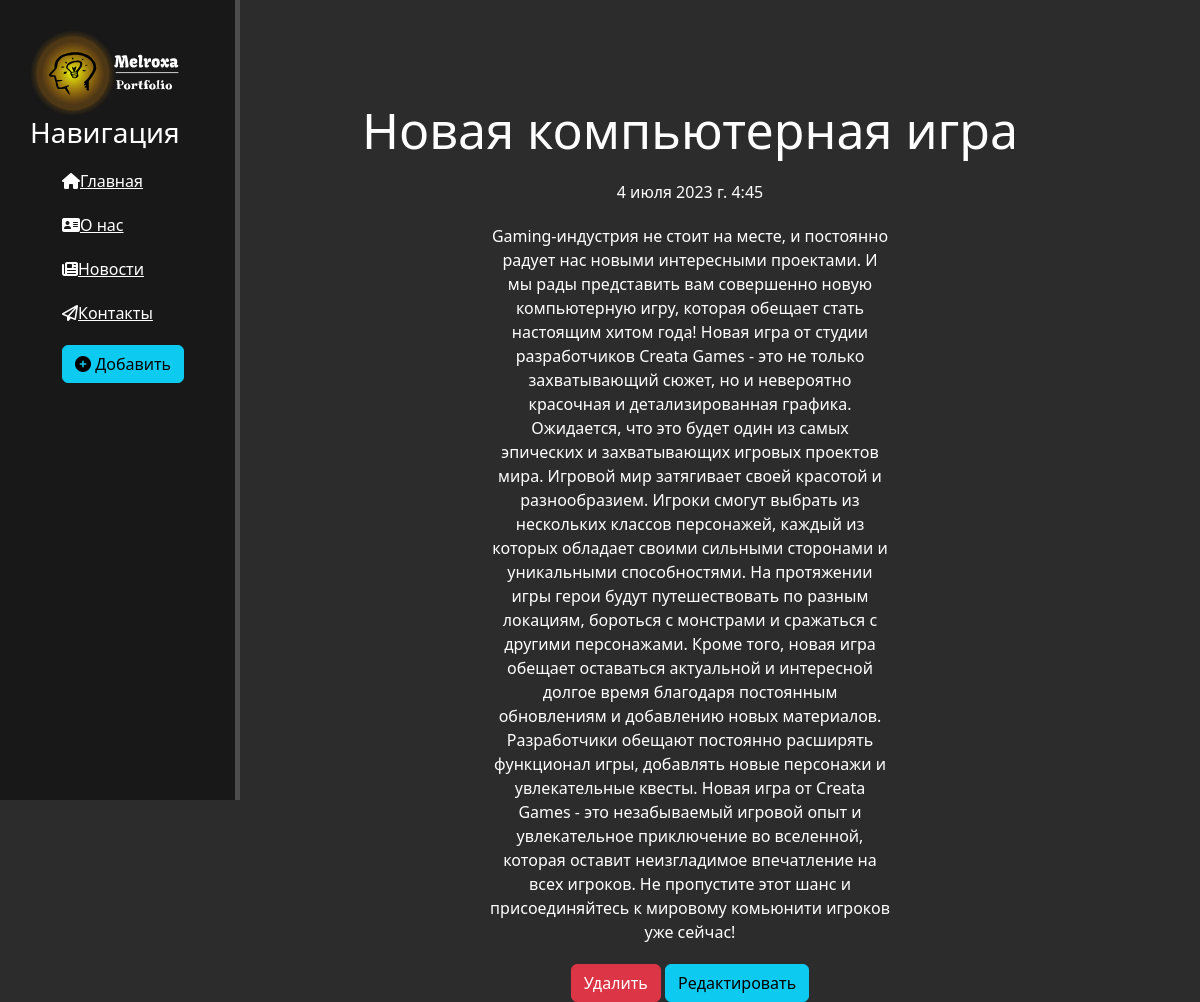
The page /news/2 on the database its author committed.
### news/models.py (models this page shows, shortened)
class Articles(models.Model):
    title = models.CharField('Название', max_length=100, default=20)
    anons = models.CharField('Анонс', max_length=250, default=20)
    full_text = models.TextField('Статья')
    date = models.DateTimeField('Дата публикации')
    class Meta:
        verbose_name = 'Новость'
        verbose_name_plural = 'Новости'

### news/views.py (the view)
# urls.py: path('<int:pk>', views.NewsDetailView.as_view(), name='news-detail'),
class NewsDetailView(DetailView):
    model = Articles
    template_name = 'news/detail_view.html'
    context_object_name = 'article'

### news/templates/news/detail_view.html (shortened to what this page needs)
{% extends 'main/base.html' %}
{% block content %}
    <div class="features">
        <h1>{{ article.title }}</h1>
        <p>{{ article.date }}</p>
        <p>{{ article.full_text }}</p>
        <a href="{% url 'news-delete' article.id %}" class="btn btn-danger">Удалить</a>
        <a href="{% url 'news-update' article.id %}" class="btn btn-info">Редактировать</a>
    </div>
{% endblock %}

### main/static/main/css/main.css (style rules this page uses)
body { background: #2c2c2c; }
main .features { float: left; color: white; margin-top: 100px; text-align: center; width: 75%; }
main .features h1 { font-size: 50px }
main .features p { max-width: 400px; margin: 20px auto; }

### rows shown on the page
Articles: title "Новая компьютерная игра", date "4 июля 2023 г. 4:45", full_text "Gaming-индустрия не стоит на месте, и постоянно радует нас новыми интересными проектами. И мы рады представить вам совершенно новую компьютерную игру, которая обещает стать настоящим хитом года! Новая игра от студии разработчиков Creata Games - это не только захватывающий сюжет, но и невероятно красочная и детализированная графика. Ожидается, что это будет один из самых эпических и захватывающих игровых проектов мира. Игровой мир затягивает своей красотой и разнообразием. Игроки смогут выбрать из нескольких классов персонажей, каждый из которых обладает своими сильными сторонами и уникальными способностями. На протяжении игры герои будут путешествовать по разным локациям, бороться с…"
